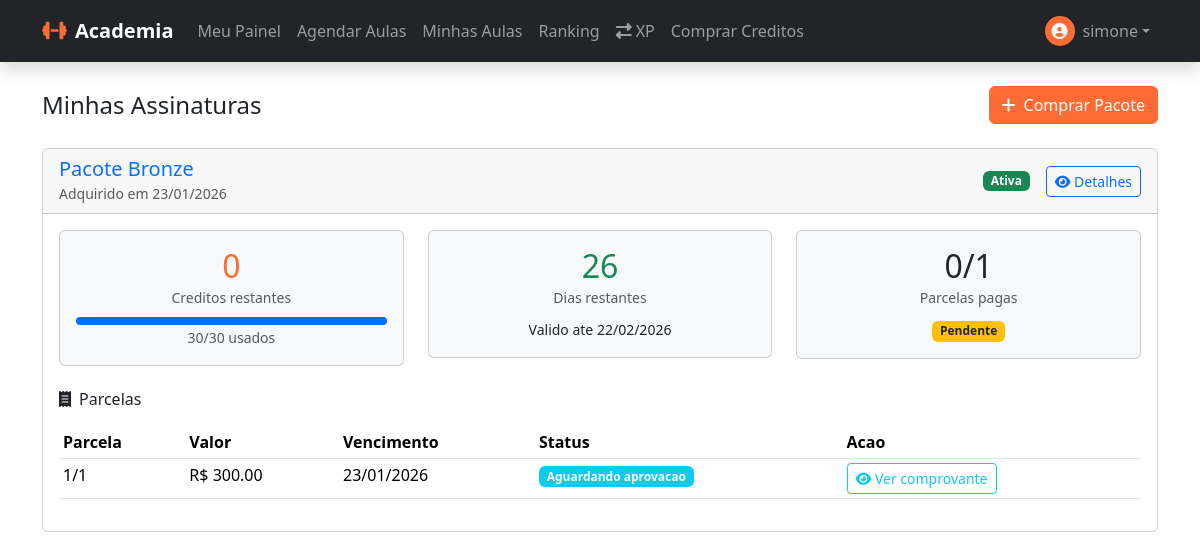
The page /student/subscriptions (signed in) on the database as committed earlier.
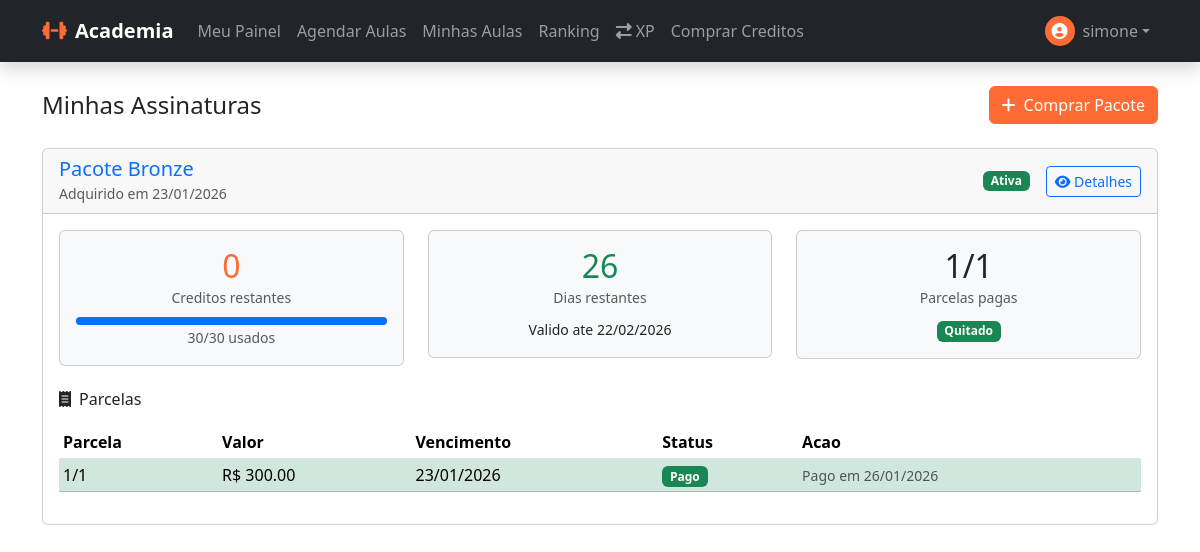
The same page on the database as committed later.
### app/models/subscription.py (models this page shows, shortened)
class Subscription(db.Model):
    __tablename__ = 'subscriptions'
    id = db.Column(db.Integer, primary_key=True)
    user_id = db.Column(db.Integer, db.ForeignKey('users.id'), nullable=False)
    package_id = db.Column(db.Integer, db.ForeignKey('packages.id'), nullable=False)
    credits_total = db.Column(db.Integer, nullable=False)
    credits_used = db.Column(db.Integer, default=0)
    start_date = db.Column(db.Date, nullable=False)
    end_date = db.Column(db.Date, nullable=False)
    status = db.Column(db.Enum(SubscriptionStatus), default=SubscriptionStatus.ACTIVE)
    payment_status = db.Column(db.Enum(PaymentStatus), default=PaymentStatus.PENDING)
    blocked_at = db.Column(db.DateTime)
    block_reason = db.Column(db.String(255))
    is_recurring = db.Column(db.Boolean, default=False)  # Se é assinatura recorrente
    nupay_subscription_id = db.Column(db.String(100), nullable=True)  # ID da assinatura na NuPay
    recurring_status = db.Column(db.String(20), default='ACTIVE')  # ACTIVE, PAUSED, CANCELLED
    next_billing_date = db.Column(db.Date, nullable=True)  # Próxima cobrança
    last_billing_date = db.Column(db.Date, nullable=True)  # Última cobrança
    created_at = db.Column(db.DateTime, default=datetime.utcnow)
    updated_at = db.Column(db.DateTime, default=datetime.utcnow, onupdate=datetime.utcnow)
    user = db.relationship('User', backref='subscriptions')
    payments = db.relationship('Payment', backref='subscription', lazy=True, cascade='all, delete-orphan')
    bookings = db.relationship('Booking', backref='subscription', lazy=True)
    @property
    def credits_remaining(self):
        return self.credits_total - self.credits_used
    @property
    def is_blocked(self):
        return self.status == SubscriptionStatus.SUSPENDED
    @property
    def days_until_expiry(self):
        if self.end_date:
            delta = self.end_date - datetime.now().date()
            return delta.days
        return 0
    @property
    def progress_percent(self):
        if self.credits_total == 0:
            return 0
        return round((self.credits_used / self.credits_total) * 100)

### app/models/payment.py (models this page shows, shortened)
class Payment(db.Model):
    __tablename__ = 'payments'
    id = db.Column(db.Integer, primary_key=True)
    subscription_id = db.Column(db.Integer, db.ForeignKey('subscriptions.id'), nullable=False)
    installment_number = db.Column(db.Integer, nullable=False)  # 1, 2, 3...
    installment_total = db.Column(db.Integer, nullable=False)   # Total de parcelas
    amount = db.Column(db.Numeric(10, 2), nullable=False)
    due_date = db.Column(db.Date, nullable=False)
    paid_date = db.Column(db.DateTime)
    status = db.Column(db.Enum(PaymentStatusEnum), default=PaymentStatusEnum.PENDING)
    proof_url = db.Column(db.String(255))
    overdue_days = db.Column(db.Integer, default=0)
    nupay_reference_id = db.Column(db.String(100), nullable=True)  # merchantReferenceId
    nupay_psp_reference_id = db.Column(db.String(100), nullable=True)  # pspReferenceId da NuPay
    nupay_payment_url = db.Column(db.String(500), nullable=True)  # URL para pagamento
    nupay_qr_code = db.Column(db.Text, nullable=True)  # QR Code base64
    nupay_pix_copy_paste = db.Column(db.Text, nullable=True)  # Código PIX copia e cola
    payment_method = db.Column(db.String(20), default='manual')  # manual, nupay_pix, nupay_recurring
    created_at = db.Column(db.DateTime, default=datetime.utcnow)
    updated_at = db.Column(db.DateTime, default=datetime.utcnow, onupdate=datetime.utcnow)

### app/models/package.py (models this page shows, shortened)
class Package(db.Model):
    __tablename__ = 'packages'
    id = db.Column(db.Integer, primary_key=True)
    name = db.Column(db.String(100), nullable=False)
    description = db.Column(db.Text)
    credits = db.Column(db.Integer, nullable=False)
    price = db.Column(db.Numeric(10, 2), nullable=False)
    installments = db.Column(db.Integer, default=1)  # Quantas parcelas
    installment_price = db.Column(db.Numeric(10, 2))  # Preco por parcela
    validity_days = db.Column(db.Integer, nullable=False)  # Ex: 90 dias
    photo_url = db.Column(db.String(255))
    color = db.Column(db.String(7), default='#FF6B35')
    is_featured = db.Column(db.Boolean, default=False)  # Destaque
    display_order = db.Column(db.Integer, default=0)
    badge = db.Column(db.String(50))  # Ex: "MAIS VENDIDO", "NOVO"
    extra_benefits = db.Column(db.JSON)  # Ex: ["Toalha gratis", "Garrafinha"]
    is_recurring = db.Column(db.Boolean, default=False)  # Se é pacote recorrente
    recurring_interval_days = db.Column(db.Integer, default=30)  # Intervalo entre cobranças
    welcome_xp_bonus = db.Column(db.Integer, default=0)  # Bônus XP na primeira compra
    is_active = db.Column(db.Boolean, default=True)
    created_at = db.Column(db.DateTime, default=datetime.utcnow)
    updated_at = db.Column(db.DateTime, default=datetime.utcnow, onupdate=datetime.utcnow)
    subscriptions = db.relationship('Subscription', backref='package', lazy=True)

### app/routes/student.py (the view)
@student_bp.route('/subscriptions')
@login_required
def my_subscriptions():
    subscriptions = Subscription.query.filter_by(
        user_id=current_user.id
    ).order_by(Subscription.created_at.desc()).all()
    return render_template('student/my_subscriptions.html', subscriptions=subscriptions)

### app/models/user.py (called while the page is built)
    @property
    def is_admin(self):
        return self.role == 'admin'

    @property
    def is_student(self):
        return self.role == 'student'

    @property
    def is_instructor(self):
        return self.role == 'instructor'

### app/templates/student/my_subscriptions.html (shortened to what the changed rows need)
{% extends "base.html" %}
{% block content %}
<div class="container py-4">
    <div class="row align-items-center mb-4">
        <div class="col">
            <h2 class="h4 mb-0">Minhas Assinaturas</h2>
        </div>
    </div>
    {% if subscriptions %}
    {% for subscription in subscriptions %}
    <div class="card mb-4 {{ 'border-warning' if subscription.is_blocked else '' }}">
        <div class="card-header d-flex justify-content-between align-items-center">
            <div>
                <h5 class="mb-0">
                    <a href="{{ url_for('student.subscription_detail', id=subscription.id) }}"
                        class="text-decoration-none">
                        {{ subscription.package.name }}
                    </a>
                </h5>
                <small class="text-muted">Adquirido em {{ subscription.created_at.strftime('%d/%m/%Y') }}</small>
            </div>
            <div class="d-flex align-items-center gap-2">
                {% if subscription.status.value == 'active' %}
                <span class="badge bg-success">Ativa</span>
                {% elif subscription.status.value == 'suspended' %}
                <span class="badge bg-warning text-dark">Bloqueada</span>
                {% elif subscription.status.value == 'cancelled' %}
                <span class="badge bg-danger">Cancelada</span>
                {% else %}
                <span class="badge bg-secondary">Expirada</span>
                {% endif %}
                <a href="{{ url_for('student.subscription_detail', id=subscription.id) }}"
                    class="btn btn-sm btn-outline-primary ms-2">
                    <i class="fas fa-eye"></i> Detalhes
                </a>
            </div>
        </div>
        <div class="card-body">
            <div class="row mb-4">
                <div class="col-md-4 text-center">
                    <div class="card bg-light">
                        <div class="card-body">
                            <h2 class="text-primary mb-0">{{ subscription.credits_remaining }}</h2>
                            <small class="text-muted">Creditos restantes</small>
                            <div class="progress mt-2" style="height: 8px;">
                                <div class="progress-bar subscription-progress-bar"
                                    data-width="{{ subscription.progress_percent }}" style="width: 0%;"></div>
                            </div>
                            <small class="text-muted">{{ subscription.credits_used }}/{{ subscription.credits_total }}
                                usados</small>
                        </div>
                    </div>
                </div>
                <div class="col-md-4 text-center">
                    <div class="card bg-light">
                        <div class="card-body">
                            {% if subscription.days_until_expiry > 0 %}
                            <h2 class="text-success mb-0">{{ subscription.days_until_expiry }}</h2>
                            <small class="text-muted">Dias restantes</small>
                            {% elif subscription.days_until_expiry == 0 %}
                            <h2 class="text-warning mb-0">Hoje</h2>
                            <small class="text-muted">Expira hoje!</small>
                            {% else %}
                            <h2 class="text-danger mb-0">Expirada</h2>
                            <small class="text-muted">Ha {{ subscription.days_until_expiry|abs }} dias</small>
                            {% endif %}
                            <p class="mb-0 mt-2">
                                <small>Valido ate {{ subscription.end_date.strftime('%d/%m/%Y') }}</small>
                            </p>
                        </div>
                    </div>
                </div>
                <div class="col-md-4 text-center">
                    <div class="card bg-light">
                        <div class="card-body">
                            {% set paid_count = subscription.payments|selectattr('status.value', 'equalto',
                            'paid')|list|length %}
                            <h2 class="mb-0">{{ paid_count }}/{{ subscription.payments|length }}</h2>
                            <small class="text-muted">Parcelas pagas</small>
                            {% if subscription.payment_status.value == 'paid' %}
                            <p class="mb-0 mt-2"><span class="badge bg-success">Quitado</span></p>
                            {% elif subscription.payment_status.value == 'partial' %}
                            <p class="mb-0 mt-2"><span class="badge bg-info">Parcial</span></p>
                            {% else %}
                            <p class="mb-0 mt-2"><span class="badge bg-warning text-dark">Pendente</span></p>
                            {% endif %}
                        </div>
                    </div>
                </div>
            </div>
            <h6 class="mb-3"><i class="fas fa-receipt me-2"></i>Parcelas</h6>
            <div class="table-responsive">
                <table class="table table-sm">
                    <thead>
                        <tr>
                            <th>Parcela</th>
                            <th>Valor</th>
                            <th>Vencimento</th>
                            <th>Status</th>
                            <th>Acao</th>
                        </tr>
                    </thead>
                    <tbody>
                        {% for payment in subscription.payments|sort(attribute='installment_number') %}
                        <tr
                            class="{{ 'table-success' if payment.status.value == 'paid' else ('table-danger' if payment.status.value == 'overdue' else '') }}">
                            <td>{{ payment.installment_number }}/{{ payment.installment_total }}</td>
                            <td>R$ {{ "%.2f"|format(payment.amount) }}</td>
                            <td>{{ payment.due_date.strftime('%d/%m/%Y') }}</td>
                            <td>
                                {% if payment.status.value == 'paid' %}
                                <span class="badge bg-success">Pago</span>
                                {% elif payment.status.value == 'overdue' %}
                                <span class="badge bg-danger">Atrasado ({{ payment.days_overdue }} dias)</span>
                                {% elif payment.proof_url %}
                                <span class="badge bg-info">Aguardando aprovacao</span>
                                {% else %}
                                <span class="badge bg-warning text-dark">Pendente</span>
                                {% endif %}
                            </td>
                            <td>
                                {% if payment.status.value == 'paid' %}
                                <small class="text-muted">Pago em {{ payment.paid_date.strftime('%d/%m/%Y') }}</small>
                                {% elif payment.proof_url %}
                                <button type="button" class="btn btn-sm btn-outline-info" data-bs-toggle="modal"
                                    data-bs-target="#proofModal{{ payment.id }}">
                                    <i class="fas fa-eye"></i> Ver comprovante
                                </button>
                                {% else %}
                                <button type="button" class="btn btn-sm btn-primary" data-bs-toggle="modal"
                                    data-bs-target="#uploadModal{{ payment.id }}">
                                    <i class="fas fa-upload"></i> Enviar comprovante
                                </button>
                                {% endif %}
                            </td>
                        </tr>
                        {% endfor %}
                    </tbody>
                </table>
            </div>
        </div>
    </div>
    {% endfor %}
    {% endif %}
</div>
{% endblock %}

Rows that differ between the two databases and show on the page:
changed Subscription "Pacote Bronze": id "0" → "1"; payment_status "Pendente" → "Quitado"
changed Payment: paid_date (not shown) → "26/01/2026"; status "Aguardando aprovacao Ver comprovante" → "Pago Pago em"
